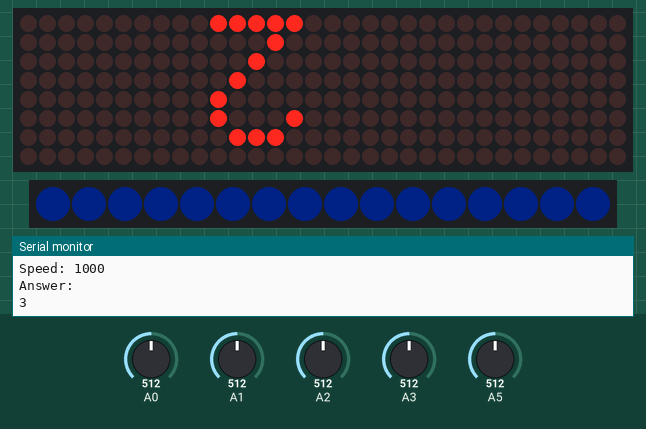
The sketch below on a simulated Arduino Uno, built with avr-gcc and run on an emulated ATmega328P. Parts: 32×8 LED matrix, 16 RGB LEDs in strip order, left to right, the last lines printed to the serial monitor. Wiring (inferred from the names in the program): 4 × MAX7219 LED driver (orientation assumed): data pin 11; clock pin 9; CS pin 10. The test bench sets the inputs (shaded band); at power-on: A0 = 512, A1 = 512, A2 = 512, A3 = 512, A5 = 512. Dim RGB values are drawn brighter than linear; random numbers use the default seed unless the sketch sets one.

Above: at 1.2 s.
At 2.9 s:
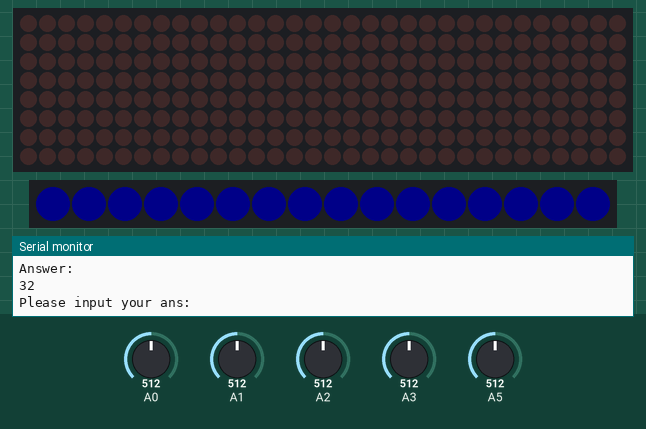
3.0 s: A0 set to 90
At 3.27 s:
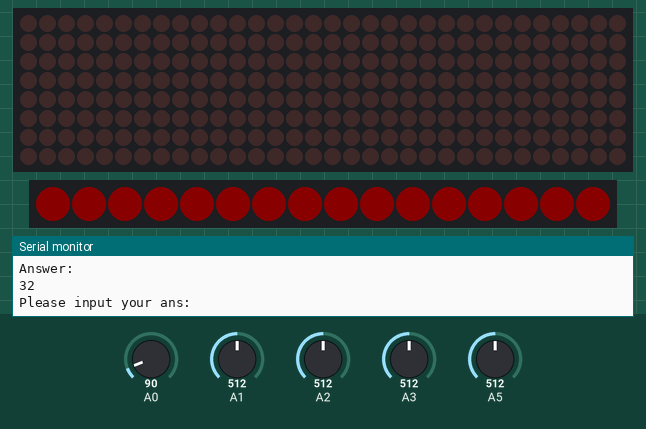
4.9 s: A0 set to 110
At 5.61 s:
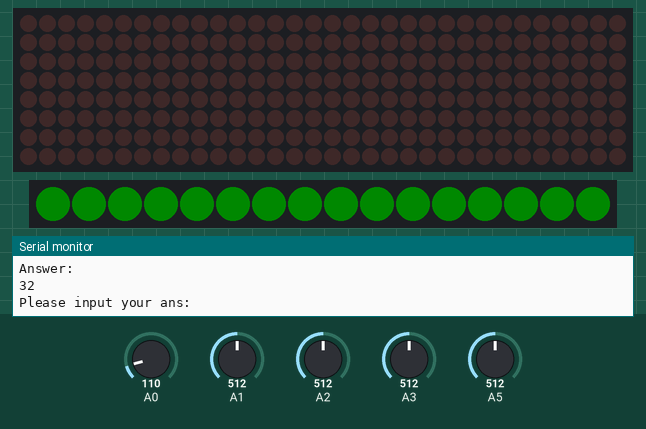
7.9 s: A0 set to 121
9.4 s: A0 set to 136
At 11.5 s:
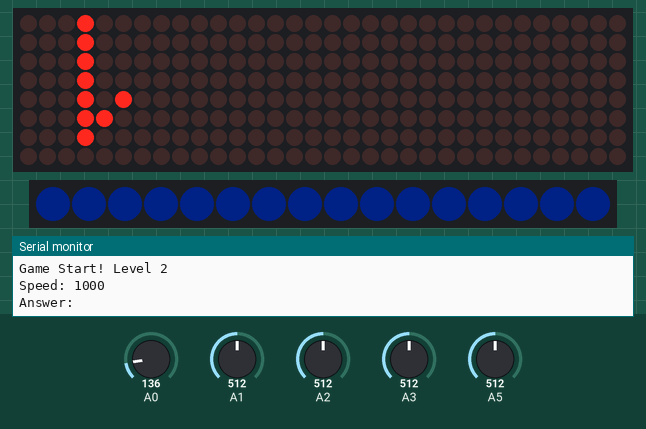

Measured:
- the behaviour switches between 99 and 100 on A0 (found by bisection; images 2 and 3)
- the behaviour switches between 129 and 130 on A0 (found by bisection; images 3 and 4)
- what the display in image 0 shows lasts 1.0 s, from 1.1 s to 2.1 s

The sketch:

MemoryGame.ino
```cpp
#include <FastLED.h>
#include <time.h>

// WCMCU-2812B-16 leds count
#define NUM_LEDS 16

// the MAX7219 address map (datasheet table 2)
#define MAX7219_DECODE_REG      (0x09)
#define MAX7219_INTENSITY_REG   (0x0A)
#define MAX7219_SCANLIMIT_REG   (0x0B)
#define MAX7219_SHUTDOWN_REG    (0X0C)
#define MAX7219_DISPLAYTEST_REG (0x0F)
#define MAX7219_DIGIT_REG(pos)  ((pos) + 1)
#define MAX7219_COLUMN_REG(pos) MAX7219_DIGIT_REG(pos)
#define MAX7219_NOOP_REG        (0x00)

// shutdown mode (datasheet table 3)
#define MAX7219_OFF             (0x0)
#define MAX7219_ON              (0x1)

const int clock_pin = 9; //CLK
const int data_latch_pin = 10; //LOAD
const int data_input_pin = 11; //DIN

// number of columns of the display matrx
#define NUM_OF_COLUMNS  (8)
// for each character bitmap, it consumes 4 bytes
#define BYTE_PER_MAP    (8)
// define the number of chained matrixes
#define NUM_OF_MATRIXES (4)

const byte char_pattern[] =
{
  B00011100, B00100010, B00100010, B00100010, B00100010, B00100010, B00011100, B00000000, // 0
  B00010000, B00010000, B00010000, B00010000, B00010100, B00011000, B00010000, B00000000, // 1
  B00111110, B00000100, B00001000, B00010000, B00100000, B00100010, B00011100, B00000000, // 2
  B00011100, B00100010, B00100000, B00011000, B00100000, B00100010, B00011100, B00000000, // 3
  B00010000, B00010000, B00011111, B00010010, B00010100, B00011000, B00010000, B00000000, // 4
  B00011110, B00100000, B00100000, B00011110, B00000010, B00000010, B00111110, B00000000, // 5
  B00011100, B00100010, B00100010, B00011110, B00000010, B00100010, B00011100, B00000000, // 6
  B00001000, B00001000, B00001000, B00010000, B00100000, B00100000, B00111110, B00000000, // 7
  B00011100, B00100010, B00100010, B00011100, B00100010, B00100010, B00011100, B00000000, // 8
  B00011100, B00100010, B00100000, B00111100, B00100010, B00100010, B00011100, B00000000, // 9
};

#define DISPLAY_STR_LENGTH  (sizeof(char_pattern) / BYTE_PER_MAP)

// MAX7219 basic
void set_all_registers(byte, byte);
void set_single_register(int, byte, byte);
void init_max7219();

// program function
void clearAllDisplayMatrx();
void hashdisplay();
void displaySuccess();
void displayError();
void GameOver();
void show_simple_leds(CRGB val);

// LED Parameter
CRGB leds[NUM_LEDS];
unsigned int led_color = 0;
unsigned int led_index = 0;
unsigned int led_MaxLevel = 16;

// Game Parameter
const int ply_MaxLevel = 9; //2~9
const int ply_MinLevel = 2; //2~9
int ply_level = ply_MinLevel; // 2~9 關卡
int display[ply_MaxLevel] = {};
const int ply_delay[] = {1000, 950, 900, 850, 800, 750, 700, 650}; // 關卡速度
int lv_rank = 0; // (每次)遊戲機分
int GameBreak = 0;

// input Parameter
int inVal[4] = {0}, valimit=100;
int enable=0, e_index=-1;
int val = 100;


// update a specific register value of all MAX7219s
void set_all_registers(byte address, byte value)
{
  digitalWrite(data_latch_pin, LOW);

  for (int i = 0; i < NUM_OF_MATRIXES; i++)
  {
    shiftOut(data_input_pin, clock_pin, MSBFIRST, address);
    shiftOut(data_input_pin, clock_pin, MSBFIRST, value);
  }

  digitalWrite(data_latch_pin, HIGH);
}

// only update the register in one MAX7219
void set_single_register(int index, byte address, byte value)
{
  // only process for valid index range
  if (index >= 0 && index < NUM_OF_MATRIXES)
  {
    digitalWrite(data_latch_pin, LOW);

    for (int i = NUM_OF_MATRIXES - 1; i >= 0; i--)
    {
      // for specified MAX7219, access the desired register
      if (i == index)
      {
        shiftOut(data_input_pin, clock_pin, MSBFIRST, address);

      }
      else
      {
        // send No-Op operation to all other MAX7219s (the value is "don't-care" for No-Op command)
        shiftOut(data_input_pin, clock_pin, MSBFIRST, MAX7219_NOOP_REG);
      }

      shiftOut(data_input_pin, clock_pin, MSBFIRST, value);
    }

    digitalWrite(data_latch_pin, HIGH);
  }
}

void init_max7219()
{
  // disable test mode. datasheet table 10
  set_all_registers(MAX7219_DISPLAYTEST_REG, MAX7219_OFF);
  // set medium intensity. datasheet table 7
  set_all_registers(MAX7219_INTENSITY_REG, 0x0);
  // turn off display. datasheet table 3
  set_all_registers(MAX7219_SHUTDOWN_REG, MAX7219_OFF);
  // drive 8 digits. datasheet table 8
  set_all_registers(MAX7219_SCANLIMIT_REG, 7);
  // no decode mode for all positions. datasheet table 4
  set_all_registers(MAX7219_DECODE_REG, B00000000);

  // clear matrix display
  clearAllDisplayMatrx();
}

void clearAllDisplayMatrx(){
  set_all_registers(MAX7219_SHUTDOWN_REG, MAX7219_OFF);
  for(int i=0;i<NUM_OF_MATRIXES;++i)
    for(int j=0;j<BYTE_PER_MAP;++j)
      set_single_register(i, MAX7219_COLUMN_REG(0 + j), B00000000);
  set_all_registers(MAX7219_SHUTDOWN_REG, MAX7219_ON);
}

void hashdisplay(){
  srand(analogRead(A5));
  int i=0, pos=0, tmp;
  for(i=0;i<ply_MaxLevel;++i)display[i]=i%NUM_OF_MATRIXES;
  for(i=0;i<ply_MaxLevel;++i){
    pos = ply_MaxLevel*(double)rand()/RAND_MAX;
    tmp = display[i];
    display[i] = display[pos];
    display[pos] = tmp;
  }
}

void displaySuccess() {
  show_simple_leds(CHSV(85,255,100));
  delay(100);
  show_simple_leds(CRGB::Black);
  delay(100);
  show_simple_leds(CHSV(85,255,100));
  delay(1000);
  show_simple_leds(CRGB::Black);
  delay(100);
}

void displayError() {
  show_simple_leds(CHSV(0,255,100));
  delay(100);
  show_simple_leds(CRGB::Black);
  delay(100);
  show_simple_leds(CHSV(0,255,100));
  delay(1000);
  show_simple_leds(CRGB::Black);
  delay(100);
}

void show_simple_leds(CRGB val) {
  for(int i=0;i<NUM_LEDS;++i)leds[i] = val;
  FastLED.show();
}

void GameOver() {
  while(ply_level>9) {
    leds[(led_index/4)%16] = CHSV(led_color%255,255,50);
    led_color+=3;
    ++led_index;
    FastLED.show(); delay(10);
  }
}

void setup()
{
  Serial.begin(9600);

  // input states
  pinMode(A0, INPUT);
  pinMode(A1, INPUT);
  pinMode(A2, INPUT);
  pinMode(A3, INPUT);
  pinMode(A5, INPUT);

  // init LED states
  FastLED.addLeds<NEOPIXEL,6>(leds, NUM_LEDS);

  // init pin states
  pinMode(clock_pin, OUTPUT);
  pinMode(data_latch_pin, OUTPUT);
  pinMode(data_input_pin, OUTPUT);

  // init MAX2719 states
  init_max7219();
}

void loop()
{
  if(ply_level>9) GameOver();

  // 初始化
  clearAllDisplayMatrx();
  hashdisplay();
  int i, j, t = 100;
  lv_rank=0;
  GameBreak = 0;
  enable = 0;
  e_index = -1;

  // 開始遊戲
  show_simple_leds(CHSV(150,255,50));
  Serial.print("Game Start! Level ");
  Serial.println(ply_level);
  Serial.print("Speed: ");
  Serial.println(ply_delay[ply_level-2]);

  // 顯示答案
  Serial.println( "Answer:" );
  for(i=0;i<ply_level;++i){
    // turn off display first
    set_all_registers(MAX7219_SHUTDOWN_REG, MAX7219_OFF);
    // display one bitmap
    for (j = 0; j < BYTE_PER_MAP; j++)
    {
      // starting from column 2
      set_single_register(display[i], MAX7219_COLUMN_REG(0 + j), char_pattern[(i+1) * BYTE_PER_MAP + j]);
    }
    // turn on display
    set_all_registers(MAX7219_SHUTDOWN_REG, MAX7219_ON);
    delay(ply_delay[ply_level-2]);
    clearAllDisplayMatrx();
    Serial.print( display[i] );
  }
  Serial.println( "" );

  // 作答
  Serial.println( "Please input your ans:" );
  while(lv_rank<ply_level && GameBreak==0){
    // 讀值
    inVal[0] = analogRead(A0);
    inVal[1] = analogRead(A1);
    inVal[2] = analogRead(A2);
    inVal[3] = analogRead(A3);
    // 傳送資料至電腦

    for(int i=0;i<4;++i){
      if(GameBreak)break;
      if(inVal[i]<valimit){
        e_index = i;
        enable = 1;
      }else if(enable && (e_index>=0 && inVal[e_index]>=1.3*valimit)) {
        Serial.print("Click ");
        Serial.print( e_index );
        Serial.print( ": " );
        Serial.println(inVal[e_index]);

        if(display[lv_rank] == e_index){
          ++lv_rank;
          enable = 0;
          e_index = -1;
          if(lv_rank==ply_level){
            Serial.println( "\tSuccess" );
            displaySuccess();
            ++ply_level;
            GameBreak = 1;
            break;
          }
        }else{
          Serial.println( "\tError" );
          displayError();
          ply_level = ply_MinLevel;
          GameBreak = 1;
          break;
        }
      }
    }

    // 幻彩燈(階級)
    for(i=0;i<(led_MaxLevel-7/3*(ply_level-2));++i){
      leds[((led_MaxLevel-7/3*(ply_level-2))+led_index/4-i)%16] = CHSV(led_color%255,255,50);
    }
    led_color+=3;
    ++led_index;
    FastLED.show(); delay(10);
  }

}
```
